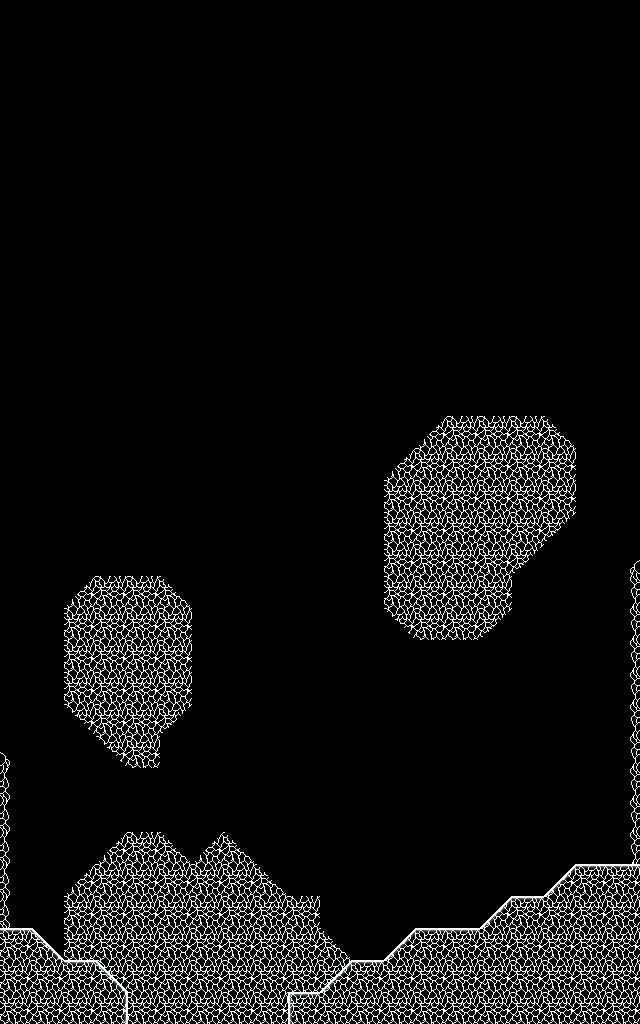

This is a level from a 2D game, rendered from its Tiled map with the project's own tilesets. A one-line summary and the complete map file follow:
An orthogonal 20x32 tile map with 32x32 px tiles, 2 tile layers (tilesbg, tilesfg) and 9 objects.

<map version="1.10" tiledversion="1.11.0" orientation="orthogonal" renderorder="right-down" width="20" height="32" tilewidth="32" tileheight="32" infinite="0" nextlayerid="4" nextobjectid="14">
 <editorsettings>
  <export target="../../../assets/data/levels/level0_0.lua" format="lua" />
 </editorsettings>
 <properties>
  <property name="difficulty" type="int" value="1" />
  <property name="left_exit" value="none" />
  <property name="next_phase" value="0_1" />
  <property name="right_exit" value="none" />
 </properties>
 <tileset firstgid="1" source="../tsx/cave_tileset.tsx" />
 <layer id="1" name="tilesbg" width="20" height="32">
  <properties>
   <property name="color" type="float" value="0.4" />
  </properties>
  <data encoding="csv">
0,0,0,0,0,0,0,0,0,0,0,0,0,0,0,0,0,0,0,0,
0,0,0,0,0,0,0,0,0,0,0,0,0,0,0,0,0,0,0,0,
0,0,0,0,0,0,0,0,0,0,0,0,0,0,0,0,0,0,0,0,
0,0,0,0,0,0,0,0,0,0,0,0,0,0,0,0,0,0,0,0,
0,0,0,0,0,0,0,0,0,0,0,0,0,0,0,0,0,0,0,0,
0,0,0,0,0,0,0,0,0,0,0,0,0,0,0,0,0,0,0,0,
0,0,0,0,0,0,0,0,0,0,0,0,0,0,0,0,0,0,0,0,
0,0,0,0,0,0,0,0,0,0,0,0,0,0,0,0,0,0,0,0,
0,0,0,0,0,0,0,0,0,0,0,0,0,0,0,0,0,0,0,0,
0,0,0,0,0,0,0,0,0,0,0,0,0,0,0,0,0,0,0,0,
0,0,0,0,0,0,0,0,0,0,0,0,0,0,0,0,0,0,0,0,
0,0,0,0,0,0,0,0,0,0,0,0,0,0,0,0,0,0,0,0,
0,0,0,0,0,0,0,0,0,0,0,0,0,0,0,0,0,0,0,0,
0,0,0,0,0,0,0,0,0,0,0,0,0,33,5,5,5,34,0,0,
0,0,0,0,0,0,0,0,0,0,0,0,33,5,5,5,5,5,0,0,
0,0,0,0,0,0,0,0,0,0,0,0,5,5,5,5,5,5,0,0,
0,0,0,0,0,0,0,0,0,0,0,0,5,5,5,5,5,36,0,0,
0,0,0,0,0,0,0,0,0,0,0,0,5,5,5,5,36,0,0,52,
0,0,33,5,5,34,0,0,0,0,0,0,5,5,5,5,0,0,0,40,
0,0,5,5,5,5,0,0,0,0,0,0,35,5,5,36,0,0,0,40,
0,0,5,5,5,5,0,0,0,0,0,0,0,0,0,0,0,0,0,40,
0,0,5,5,5,5,0,0,0,0,0,0,0,0,0,0,0,0,0,40,
0,0,35,5,5,36,0,0,0,0,0,0,0,0,0,0,0,0,0,40,
46,0,0,35,5,0,0,0,0,0,0,0,0,0,0,0,0,0,0,40,
38,0,0,0,0,0,0,0,0,0,0,0,0,0,0,0,0,0,0,40,
38,0,0,0,0,0,0,0,0,0,0,0,0,0,0,0,0,0,0,40,
38,0,0,33,5,34,33,34,0,0,0,0,0,0,0,0,0,0,0,40,
38,0,33,5,5,5,5,5,34,0,0,0,0,0,0,0,0,0,0,0,
38,0,5,5,5,5,5,5,5,5,0,0,0,0,0,0,0,0,0,0,
0,0,5,5,5,5,5,5,5,5,34,0,0,0,0,0,0,0,0,0,
0,0,5,5,5,5,5,5,5,5,5,0,0,0,0,0,0,0,0,0,
0,0,0,0,5,5,5,5,5,0,0,0,0,0,0,0,0,0,0,0
</data>
 </layer>
 <layer id="2" name="tilesfg" width="20" height="32">
  <data encoding="csv">
0,0,0,0,0,0,0,0,0,0,0,0,0,0,0,0,0,0,0,0,
0,0,0,0,0,0,0,0,0,0,0,0,0,0,0,0,0,0,0,0,
0,0,0,0,0,0,0,0,0,0,0,0,0,0,0,0,0,0,0,0,
0,0,0,0,0,0,0,0,0,0,0,0,0,0,0,0,0,0,0,0,
0,0,0,0,0,0,0,0,0,0,0,0,0,0,0,0,0,0,0,0,
0,0,0,0,0,0,0,0,0,0,0,0,0,0,0,0,0,0,0,0,
0,0,0,0,0,0,0,0,0,0,0,0,0,0,0,0,0,0,0,0,
0,0,0,0,0,0,0,0,0,0,0,0,0,0,0,0,0,0,0,0,
0,0,0,0,0,0,0,0,0,0,0,0,0,0,0,0,0,0,0,0,
0,0,0,0,0,0,0,0,0,0,0,0,0,0,0,0,0,0,0,0,
0,0,0,0,0,0,0,0,0,0,0,0,0,0,0,0,0,0,0,0,
0,0,0,0,0,0,0,0,0,0,0,0,0,0,0,0,0,0,0,0,
0,0,0,0,0,0,0,0,0,0,0,0,0,0,0,0,0,0,0,0,
0,0,0,0,0,0,0,0,0,0,0,0,0,0,0,0,0,0,0,0,
0,0,0,0,0,0,0,0,0,0,0,0,0,0,0,0,0,0,0,0,
0,0,0,0,0,0,0,0,0,0,0,0,0,0,0,0,0,0,0,0,
0,0,0,0,0,0,0,0,0,0,0,0,0,0,0,0,0,0,0,0,
0,0,0,0,0,0,0,0,0,0,0,0,0,0,0,0,0,0,0,0,
0,0,0,0,0,0,0,0,0,0,0,0,0,0,0,0,0,0,0,0,
0,0,0,0,0,0,0,0,0,0,0,0,0,0,0,0,0,0,0,0,
0,0,0,0,0,0,0,0,0,0,0,0,0,0,0,0,0,0,0,0,
0,0,0,0,0,0,0,0,0,0,0,0,0,0,0,0,0,0,0,0,
0,0,0,0,0,0,0,0,0,0,0,0,0,0,0,0,0,0,0,0,
0,0,0,0,0,0,0,0,0,0,0,0,0,0,0,0,0,0,0,0,
0,0,0,0,0,0,0,0,0,0,0,0,0,0,0,0,0,0,0,0,
0,0,0,0,0,0,0,0,0,0,0,0,0,0,0,0,0,0,0,0,
0,0,0,0,0,0,0,0,0,0,0,0,0,0,0,0,0,0,0,0,
0,0,0,0,0,0,0,0,0,0,0,0,0,0,0,0,0,29,2,2,
0,0,0,0,0,0,0,0,0,0,0,0,0,0,0,29,2,5,5,5,
2,30,0,0,0,0,0,0,0,0,0,0,29,2,2,5,5,5,5,5,
5,5,2,30,0,0,0,0,0,0,29,2,5,5,5,5,5,5,5,5,
5,5,5,6,0,0,0,0,0,1,5,5,5,5,5,5,5,5,5,5
</data>
 </layer>
 <objectgroup id="3" name="objects">
  <object id="1" template="../templates/PlayerSpawn.tx" x="288" y="32" />
  <object id="5" template="../templates/gamerfish.tx" x="64" y="352" />
  <object id="6" template="../templates/gamerfish.tx" x="288" y="480" />
  <object id="7" template="../templates/gamerfish.tx" x="544" y="224" />
  <object id="8" template="../templates/geiser.tx" x="0" y="864">
   <properties>
    <property name="attackCooldown" type="float" value="5" />
    <property name="attackTime" type="float" value="2.5" />
    <property name="direction" type="int" value="2" />
   </properties>
  </object>
  <object id="9" template="../templates/geiser.tx" x="576" y="576">
   <properties>
    <property name="attackCooldown" type="float" value="5.5" />
    <property name="attackTime" type="float" value="2.5" />
    <property name="direction" type="int" value="4" />
   </properties>
  </object>
  <object id="11" template="../templates/pearl.tx" x="32" y="448" />
  <object id="12" template="../templates/pearl.tx" x="352" y="896" />
  <object id="13" template="../templates/pearl.tx" x="576" y="288" />
 </objectgroup>
</map>
